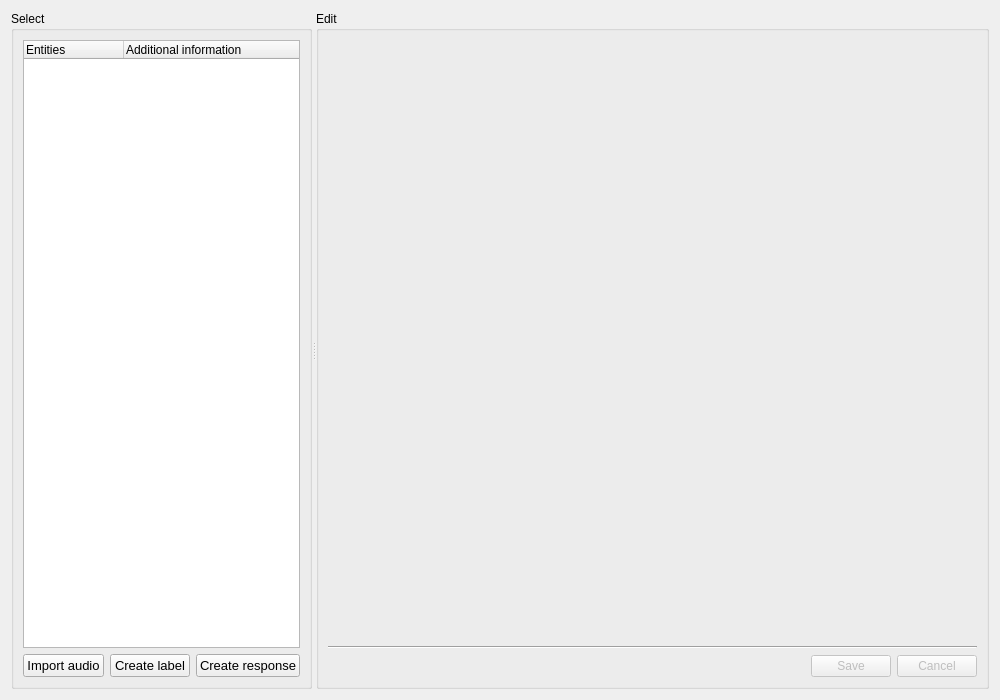
<ui version="4.0" >
 <class>BrowserForm</class>
 <widget class="QWidget" name="BrowserForm" >
  <property name="geometry" >
   <rect>
    <x>0</x>
    <y>0</y>
    <width>1000</width>
    <height>700</height>
   </rect>
  </property>
  <property name="windowTitle" >
   <string>openBliSSART Browser</string>
  </property>
  <layout class="QHBoxLayout" >
   <item>
    <widget class="QSplitter" name="splitter" >
     <property name="orientation" >
      <enum>Qt::Horizontal</enum>
     </property>
     <widget class="QGroupBox" name="groupBoxSelect" >
      <property name="sizePolicy" >
       <sizepolicy vsizetype="Preferred" hsizetype="MinimumExpanding" >
        <horstretch>1</horstretch>
        <verstretch>0</verstretch>
       </sizepolicy>
      </property>
      <property name="title" >
       <string>Select</string>
      </property>
      <layout class="QVBoxLayout" >
       <item>
        <widget class="blissart::TreeWidgetController" name="treeWidget" >
         <property name="contextMenuPolicy" >
          <enum>Qt::CustomContextMenu</enum>
         </property>
         <property name="alternatingRowColors" >
          <bool>true</bool>
         </property>
         <property name="selectionMode" >
          <enum>QAbstractItemView::ExtendedSelection</enum>
         </property>
         <property name="selectionBehavior" >
          <enum>QAbstractItemView::SelectRows</enum>
         </property>
         <property name="columnCount" >
          <number>2</number>
         </property>
         <column>
          <property name="text" >
           <string>Entities</string>
          </property>
         </column>
         <column>
          <property name="text" >
           <string>Additional information</string>
          </property>
         </column>
        </widget>
       </item>
       <item>
        <layout class="QHBoxLayout" >
         <item>
          <widget class="QPushButton" name="pbImportAudio" >
           <property name="font" >
            <font>
             <pointsize>10</pointsize>
            </font>
           </property>
           <property name="text" >
            <string>Import audio</string>
           </property>
          </widget>
         </item>
         <item>
          <widget class="QPushButton" name="pbCreateLabel" >
           <property name="font" >
            <font>
             <pointsize>10</pointsize>
            </font>
           </property>
           <property name="text" >
            <string>Create label</string>
           </property>
          </widget>
         </item>
         <item>
          <widget class="QPushButton" name="pbCreateResponse" >
           <property name="font" >
            <font>
             <pointsize>10</pointsize>
            </font>
           </property>
           <property name="text" >
            <string>Create response</string>
           </property>
          </widget>
         </item>
        </layout>
       </item>
      </layout>
     </widget>
     <widget class="QGroupBox" name="groupBoxEdit" >
      <property name="sizePolicy" >
       <sizepolicy vsizetype="Preferred" hsizetype="Preferred" >
        <horstretch>2</horstretch>
        <verstretch>0</verstretch>
       </sizepolicy>
      </property>
      <property name="title" >
       <string>Edit</string>
      </property>
      <layout class="QVBoxLayout" >
       <item>
        <widget class="QWidget" native="1" name="editWidgetContainer" >
         <property name="minimumSize" >
          <size>
           <width>500</width>
           <height>0</height>
          </size>
         </property>
        </widget>
       </item>
       <item>
        <widget class="Line" name="line" >
         <property name="orientation" >
          <enum>Qt::Horizontal</enum>
         </property>
        </widget>
       </item>
       <item>
        <layout class="QHBoxLayout" >
         <item>
          <spacer>
           <property name="orientation" >
            <enum>Qt::Horizontal</enum>
           </property>
           <property name="sizeHint" stdset="0" >
            <size>
             <width>40</width>
             <height>20</height>
            </size>
           </property>
          </spacer>
         </item>
         <item>
          <widget class="QPushButton" name="pbSave" >
           <property name="enabled" >
            <bool>false</bool>
           </property>
           <property name="text" >
            <string>Save</string>
           </property>
          </widget>
         </item>
         <item>
          <widget class="QPushButton" name="pbCancel" >
           <property name="enabled" >
            <bool>false</bool>
           </property>
           <property name="text" >
            <string>Cancel</string>
           </property>
          </widget>
         </item>
        </layout>
       </item>
      </layout>
     </widget>
    </widget>
   </item>
  </layout>
 </widget>
 <customwidgets>
  <customwidget>
   <class>blissart::TreeWidgetController</class>
   <extends>QTreeWidget</extends>
   <header>TreeWidgetController.h</header>
  </customwidget>
 </customwidgets>
 <tabstops>
  <tabstop>treeWidget</tabstop>
  <tabstop>pbImportAudio</tabstop>
  <tabstop>pbCreateLabel</tabstop>
  <tabstop>pbCreateResponse</tabstop>
  <tabstop>pbSave</tabstop>
  <tabstop>pbCancel</tabstop>
 </tabstops>
 <resources/>
 <connections/>
</ui>
